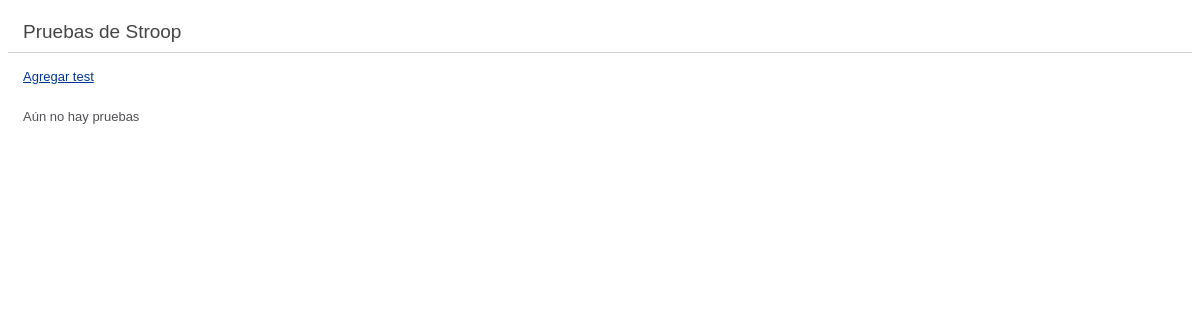
The app's page /index.php/strooptest, older data.
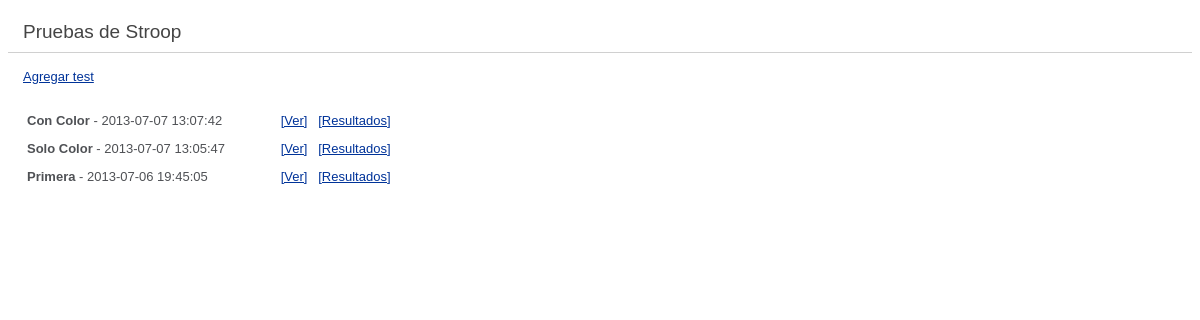
The same page, newer data.
### tables this page shows
CREATE TABLE `test_stroop` (
  `id` int(10) unsigned NOT NULL auto_increment,
  `name` varchar(25) NOT NULL,
  `date` datetime NOT NULL,
  `disturbance` smallint(2) NOT NULL,
  `type` smallint(1) unsigned NOT NULL default '1' COMMENT '1-no color, 2-color, 3-different color',
  `num_questions` int(5) unsigned NOT NULL default '1',
  `exposure` int(10) NOT NULL,
  PRIMARY KEY  (`id`)
);

### application/controllers/strooptest.php (called while the page is built, shortened)
<?php
class StroopTest extends CI_Controller {
	public function __construct()
	{
		$this->load->model('strooptest_model');
	}
	public function index()
	{
		$data['tests'] = $this->strooptest_model->get();
		$data['title'] = 'Pruebas de Stroop';
		$this->load->view('templates/header', $data);
		$this->load->view('strooptest/index', $data);
		$this->load->view('templates/footer');
	}
}

### index.php (called while the page is built, shortened)
<?php
require_once BASEPATH.'core/CodeIgniter.php';

### application/models/strooptest_model.php (called while the page is built, shortened)
<?php
class strooptest_model extends CI_Model {
	public function get() {
		$this->db->from('test_stroop')->order_by("date", "desc");
		return $this->db->get()->result_array();
	}
}

### application/views/strooptest/index.php (the view, shortened to what this page needs)
<div id="main">
	<div>
		<a href="<?php echo site_url("strooptest/add");?>" id="btn-add">Agregar test</a><br/><br/>
	</div>
	<div id="gallery">
	<?php
	if (sizeof($tests) > 0) :
		foreach ($tests as $test): ?>
			<div class="test-item">
				<div class="test-info">
					<?php echo "<strong>" . $test['name'] . '</strong> - ' . $test['date']?>
				</div>
				<div id="test-actions">
					<a href="<?php echo site_url("strooptest/" . $test['id']);?>">[Ver]</a>
					<a href="<?php echo site_url("strooptest/results/" . $test['id']);?>">[Resultados]</a>
				</div>
			</div>
			<?php
		endforeach;
	else:
		echo "A&uacute;n no hay pruebas";
	endif;
	?>
	</div>
</div>

### application/views/templates/header.php (shortened to what this page needs)
<html>
<head>
<link rel="stylesheet"
	href="http://code.jquery.com/ui/1.10.3/themes/smoothness/jquery-ui.css" />
<link rel="stylesheet" type="text/css" href="<?php echo base_url() . 'resources/css/theme.css'?>">
</head>
<body>
	<h1>
		<?php echo $title?>
	</h1>

### application/views/templates/footer.php
</body>
</html>

### resources/css/theme.css (style rules this page uses)
body { background-color: #fff; font: 13px/20px normal Helvetica, Arial, sans-serif; color: #4F5155; }
a { color: #003399; background-color: transparent; font-weight: normal; }
h1 { color: #444; background-color: transparent; border-bottom: 1px solid #D0D0D0; font-size: 19px; font-weight: normal; margin: 0 0 14px 0; padding: 14px 15px 10px 15px; }
#main { text-align: center; height: 100%; text-align: left; padding: 15px; padding-top: 0px }
#gallery { text-align: left; }
.test-item { padding: 4px; }
.test-info { width: 250px; display: inline-block; }
.test-item div { display: inline-block; }

Row changes from the older to the newer data that the page shows:
added test_stroop: name "Con Color", date "2013-07-07 13:07:42"
added test_stroop: name "Solo Color", date "2013-07-07 13:05:47"
added test_stroop: name "Primera", date "2013-07-06 19:45:05"
Text that changed along with them:
text no longer shown: "Aún no hay pruebas"
